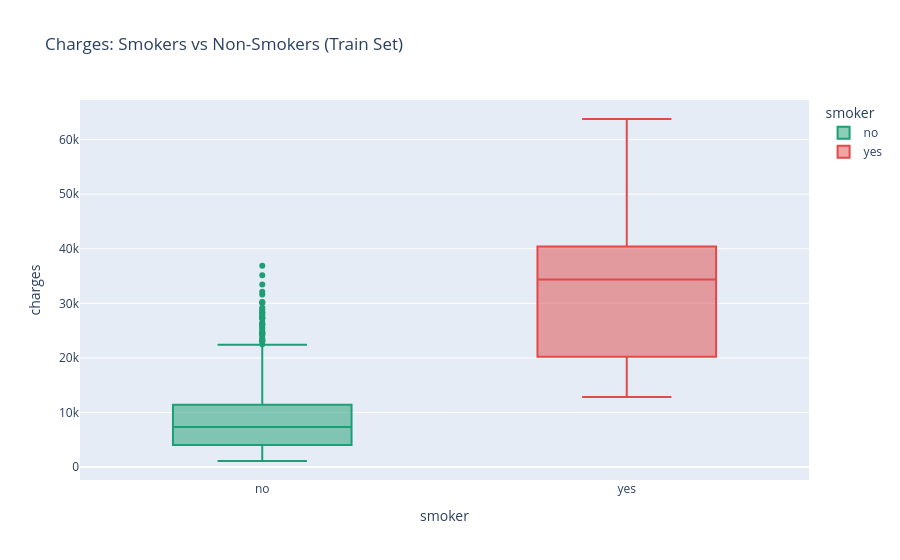

Notebook code cell kept with this figure:
### Code cell
# Smoker is the dominant feature — prove it visually
smoker_mean    = df_train[df_train['smoker'] == 'yes']['charges'].mean()
nonsmoker_mean = df_train[df_train['smoker'] == 'no']['charges'].mean()

print(f'Smoker mean charges    : ${smoker_mean:,.0f}')
print(f'Non-smoker mean charges: ${nonsmoker_mean:,.0f}')
print(f'Ratio                  : {smoker_mean/nonsmoker_mean:.1f}x more expensive')

# Box plot: charges by smoker
fig = px.box(df_train, x='smoker', y='charges', color='smoker',
             title='Charges: Smokers vs Non-Smokers (Train Set)',
             color_discrete_map={'yes': '#E24B4A', 'no': '#1D9E75'})
fig.show()

### Figure 1 — Plotly figure (JSON) as saved in the notebook; plotly's stock layout.template omitted (floating-point values rounded to 4 significant figures; data arrays with more than 128 entries replaced by an {"elided": "..."} marker saying what was removed)
{"data": [{"alignmentgroup": "True", "hovertemplate": "smoker=%{x}<br>charges=%{y}<extra></extra>", "legendgroup": "no", "marker": {"color": "#1D9E75"}, "name": "no", "notched": false, "offsetgroup": "no", "orientation": "v", "showlegend": true, "type": "box", "x": {"elided": "848 str values"}, "x0": " ", "xaxis": "x", "y": {"elided": "848 float values"}, "y0": " ", "yaxis": "y"}, {"alignmentgroup": "True", "hovertemplate": "smoker=%{x}<br>charges=%{y}<extra></extra>", "legendgroup": "yes", "marker": {"color": "#E24B4A"}, "name": "yes", "notched": false, "offsetgroup": "yes", "orientation": "v", "showlegend": true, "type": "box", "x": {"elided": "222 str values"}, "x0": " ", "xaxis": "x", "y": {"elided": "222 float values"}, "y0": " ", "yaxis": "y"}], "layout": {"boxmode": "overlay", "legend": {"title": {"text": "smoker"}, "tracegroupgap": 0}, "title": {"text": "Charges: Smokers vs Non-Smokers (Train Set)"}, "xaxis": {"anchor": "y", "categoryarray": ["no", "yes"], "categoryorder": "array", "domain": [0, 1], "title": {"text": "smoker"}}, "yaxis": {"anchor": "x", "domain": [0, 1], "title": {"text": "charges"}}}}
